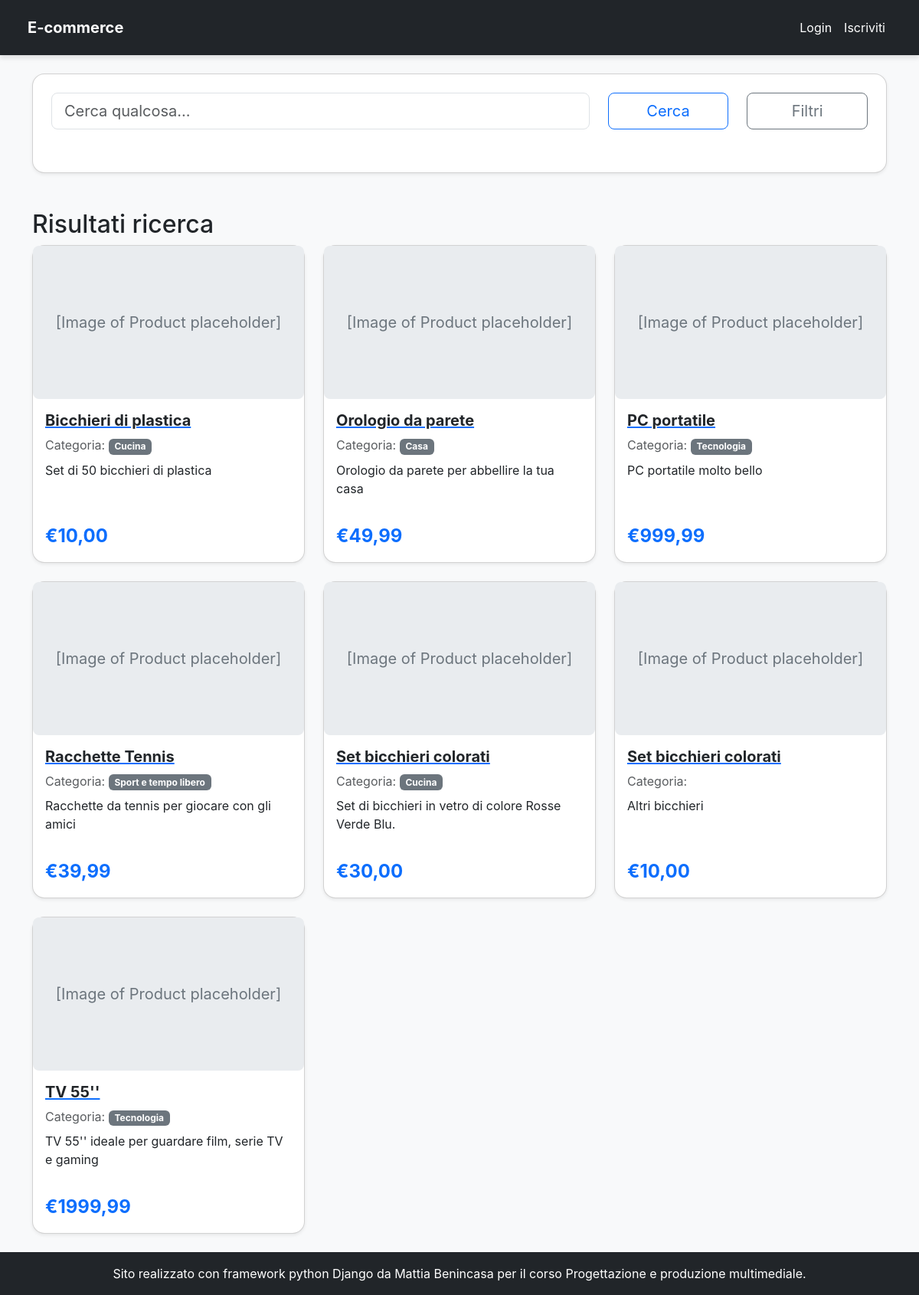
Screenshot of /products/ with the database file from the repository.
### products/models.py (models this page shows, shortened)
class Product(models.Model):
    name = models.CharField(max_length=200, verbose_name="Nome Prodotto")
    slug = AutoSlugField(populate_from='name', unique=True, always_update=True)
    category = models.ForeignKey(
        Category,
        on_delete=models.SET_NULL,
        null=True,
        blank=True,
        related_name='products',
        verbose_name="Categoria"
    )
    description = models.TextField(verbose_name="Descrizione prodotto")
    price = models.DecimalField(
        max_digits=10,
        decimal_places=2,
        verbose_name="Prezzo in €"
    )
    stock = models.IntegerField(
        default=0,
        verbose_name="Quantità Disponibile",
        help_text="Quantità di prodotti disponibili in magazzino."
    )
    created_at = models.DateTimeField(auto_now_add=True, verbose_name="Data Creazione")
    updated_at = models.DateTimeField(auto_now=True, verbose_name="Ultimo Aggiornamento")
    class Meta:
        ordering = ('name',)
        verbose_name = "Prodotto"
        verbose_name_plural = "Prodotti"
    def get_absolute_url(self):
        return reverse("product_details", kwargs={"slug": self.slug})

class Category(models.Model):
    name = models.CharField(max_length=100, unique=True, verbose_name="Nome Categoria")
    slug = AutoSlugField(populate_from='name', unique=True, always_update=True)
    class Meta:
        ordering = ('name',)
        verbose_name = "Categoria"
        verbose_name_plural = "Categorie"
    def __str__(self):
        return self.name

### products/views.py (the view, shortened to what this page needs)
# urls.py: path("", ProductListView.as_view(), name="product_list"),
class ProductListView(ListView):
    model = Product
    template_name = 'product_list.html'
    context_object_name = 'product_list'
    def get_queryset(self):
        queryset = super().get_queryset()
        form = ProductSearchForm(self.request.GET)
        if form.is_valid():
            query = form.cleaned_data.get('search_bar')
            categories = form.cleaned_data.get('category')
            availability = form.cleaned_data.get('availability')
            sort_by = form.cleaned_data.get('sort_by')
            if query:
                queryset = queryset.filter(
                    Q(name__icontains=query) | Q(description__icontains=query)
                ).distinct()
            if categories:
                queryset = queryset.filter(category__in=categories)
            if availability:
                if availability == 'available_only':
                    queryset = queryset.filter(stock__gt=0)
                elif availability == 'unavailable_only':
                    queryset = queryset.filter(stock=0)
        if not queryset.ordered:
            queryset = queryset.order_by('name')
        return queryset
    def get_context_data(self, **kwargs):
        context = super().get_context_data(**kwargs)
        context['form'] = ProductSearchForm(self.request.GET)
        return context

### templates/product_list.html (shortened to what this page needs)
{% extends 'base.html' %}
{% load crispy_forms_tags %}
{% block content %}
<div class="card p-4 rounded-card shadow-sm mb-5">
    <form id="searchForm" method="get" action="{% url 'product_list' %}" class="mb-3">
        {% crispy form %}
    </form>
</div>
    <h2>Risultati ricerca</h2>
{% if product_list %}
<div class="row row-cols-1 row-cols-md-2 row-cols-lg-3 g-4">
    {% for product in product_list %}
    <div class="col">
        <div class="card h-100 shadow-sm rounded-card">
            <div class="img-placeholder">
                [Image of Product placeholder]
            </div>
            <div class="card-body d-flex flex-column">
                <a href="{{ product.get_absolute_url }}">
                    <h5 class="card-title fw-bold text-dark">{{ product.name }}</h5>
                </a>
                <p class="card-text text-muted mb-2">Categoria: <span class="badge bg-secondary">{{ product.category.name }}</span></p>
                <p class="card-text text-dark flex-grow-1">{{ product.description|truncatechars:100 }}</p>
                <div class="d-flex justify-content-between align-items-center mt-3">
                    <span class="fs-4 fw-bold text-primary">€{{ product.price|floatformat:2 }}</span>
                </div>
            </div>
        </div>
    </div>
    {% endfor %}
</div>
{% else %}
<div class="alert alert-info text-center" role="alert">
    Nessun prodotto trovato. Controlla il nome inserito e i filtri usati
</div>
{% endif %}
{% endblock content %}

### templates/base.html (style rules this page uses)
body { font-family: 'Inter', sans-serif; background-color: #f8f9fa; padding-top: 4.5rem; }
.rounded-card { border-radius: 1rem; }
.img-placeholder { background-color: #e9ecef; display: flex; align-items: center; justify-content: center; font-size: 1.25rem; color: #6c757d; height: 200px; border-radius: 0.5rem; }

### rows the page displays
Product: name "Bicchieri di plastica", category.name "Cucina", description "Set di 50 bicchieri di plastica", price "10,00"
Product: name "Orologio da parete", category.name "Casa", description "Orologio da parete per abbellire la tua casa", price "49,99"
Product: name "PC portatile", category.name "Tecnologia", description "PC portatile molto bello", price "999,99"
Product: name "Racchette Tennis", category.name "Sport e tempo libero", description "Racchette da tennis per giocare con gli amici", price "39,99"
Product: name "Set bicchieri colorati", category.name "Cucina", description "Set di bicchieri in vetro di colore Rosse Verde Blu.", price "30,00"
Product: name "Set bicchieri colorati", description "Altri bicchieri", price "10,00"
Product: name "TV 55''", category.name "Tecnologia", description "TV 55'' ideale per guardare film, serie TV e gaming", price "1999,99"
